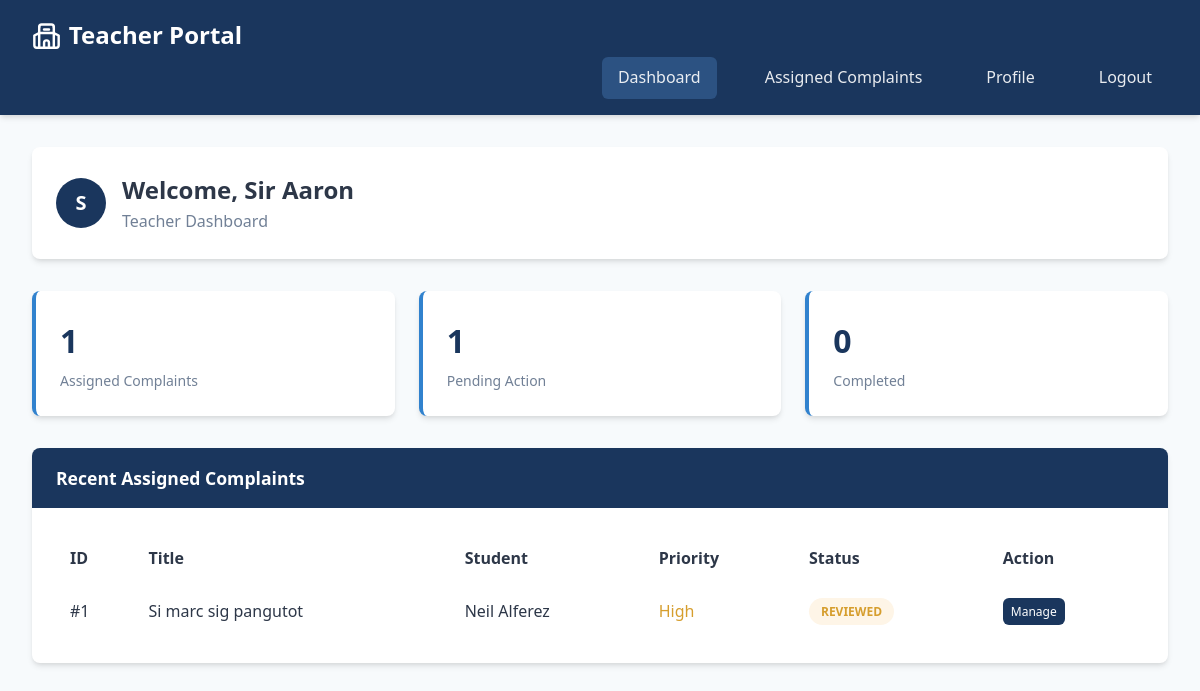
Page /teacher/dashboard.php (signed in) on the committed database.
### tables this page shows
CREATE TABLE `complaints` (
  `id` int(11) NOT NULL,
  `title` varchar(200) NOT NULL,
  `description` text NOT NULL,
  `category` enum('academic','facility','behavior','other') NOT NULL,
  `priority` enum('low','medium','high','urgent') DEFAULT 'medium',
  `status` enum('submitted','reviewed','in_progress','resolved','closed') DEFAULT 'submitted',
  `student_id` int(11) NOT NULL,
  `assigned_teacher_id` int(11) DEFAULT NULL,
  `created_at` timestamp NOT NULL DEFAULT current_timestamp(),
  `updated_at` timestamp NOT NULL DEFAULT current_timestamp() ON UPDATE current_timestamp(),
  `resolved_at` timestamp NULL DEFAULT NULL
);

CREATE TABLE `users` (
  `id` int(11) NOT NULL,
  `username` varchar(50) NOT NULL,
  `password` varchar(255) NOT NULL,
  `email` varchar(100) NOT NULL,
  `role` enum('student','teacher','admin') NOT NULL,
  `full_name` varchar(100) NOT NULL,
  `student_id` varchar(20) DEFAULT NULL,
  `department` varchar(50) DEFAULT NULL,
  `created_at` timestamp NOT NULL DEFAULT current_timestamp(),
  `status` enum('active','suspended') DEFAULT 'active'
);

### includes/db.php (called while the page is built, shortened)
<?php
class Database
{
    private static $instance = null;
    private $conn;
    private function __construct()
    {
        try {
            $this->conn = new mysqli(DB_HOST, DB_USER, DB_PASS, DB_NAME);
            $this->conn->set_charset("utf8mb4");
        } catch (Exception $e) {
            die("Database connection error: " . $e->getMessage());
        }
    }
    public static function getInstance()
    {
        if (self::$instance === null) {
            self::$instance = new self();
        }
        return self::$instance;
    }
    public function getConnection()
    {
        return $this->conn;
    }
}

### includes/functions.php (called while the page is built, shortened)
<?php
require_once 'db.php';
class ComplaintSystem
{
    private $db;
    public function __construct()
    {
        $database = Database::getInstance();
        $this->db = $database->getConnection();
    }
    public function getComplaints($filters = [])
    {
        $sql = "SELECT c.*, u.full_name as student_name, t.full_name as teacher_name
                FROM complaints c
                LEFT JOIN users u ON c.student_id = u.id
                LEFT JOIN users t ON c.assigned_teacher_id = t.id";
        $whereClauses = [];
        $params = [];
        $types = "";
        if ($_SESSION['user_role'] === 'student') {
            $whereClauses[] = "c.student_id = ?";
            $params[] = $_SESSION['user_id'];
            $types .= "i";
        } elseif ($_SESSION['user_role'] === 'teacher') {
            $whereClauses[] = "c.assigned_teacher_id = ?";
            $params[] = $_SESSION['user_id'];
            $types .= "i";
        }
        if (!empty($whereClauses)) {
            $sql .= " WHERE " . implode(" AND ", $whereClauses);
        }
        $sql .= " ORDER BY c.created_at DESC";
        $stmt = $this->db->prepare($sql);
        if (!empty($params)) {
            $stmt->bind_param($types, ...$params);
        }
        $stmt->execute();
        return $stmt->get_result()->fetch_all(MYSQLI_ASSOC);
    }
    public function getStats()
    {
        $role = $_SESSION['user_role'];
        $userId = $_SESSION['user_id'];
        $stats = [];
        $sql = "SELECT COUNT(*) as total FROM complaints";
        if ($role === 'student') {
            $sql .= " WHERE student_id = ?";
            $stmt = $this->db->prepare($sql);
            $stmt->bind_param("i", $userId);
        } elseif ($role === 'teacher') {
            $sql .= " WHERE assigned_teacher_id = ?";
            $stmt = $this->db->prepare($sql);
            $stmt->bind_param("i", $userId);
        } else {
            $stmt = $this->db->prepare($sql);
        }
        $stmt->execute();
        $stats['total'] = $stmt->get_result()->fetch_assoc()['total'];
        $sql = "SELECT COUNT(*) as pending FROM complaints WHERE status IN ('submitted', 'reviewed')";
        if ($role === 'student') {
            $sql .= " AND student_id = ?";
            $stmt = $this->db->prepare($sql);
            $stmt->bind_param("i", $userId);
        } elseif ($role === 'teacher') {
            $sql .= " AND assigned_teacher_id = ?";
            $stmt = $this->db->prepare($sql);
            $stmt->bind_param("i", $userId);
        } else {
            $stmt = $this->db->prepare($sql);
        }
        $stmt->execute();
        $stats['pending'] = $stmt->get_result()->fetch_assoc()['pending'];
        return $stats;
    }
}

### teacher/dashboard.php (the view, shortened to what this page needs)
<?php
require_once '../includes/functions.php';
$system = new ComplaintSystem();
$stats = $system->getStats();
?>
<!DOCTYPE html>
<html lang="en">
<head>
    <link rel="stylesheet" href="../assets/css/style.css">
    <link rel="stylesheet" href="../assets/css/dashboard.css">
</head>
<body>
    <nav class="navbar">
        <a href="#" class="navbar-brand">Teacher Portal</a>
        <div class="navbar-menu">
            <a href="dashboard.php" class="nav-link active">Dashboard</a>
            <a href="complaints.php" class="nav-link">Assigned Complaints</a>
            <a href="profile.php" class="nav-link">Profile</a>
            <a href="../logout.php" class="nav-link">Logout</a>
        </div>
    </nav>
    <div class="container">
        <div class="dashboard-header">
            <div class="user-info">
                <div class="user-avatar">
                    <?php echo substr($_SESSION['user_name'], 0, 1); ?>
                </div>
                <div>
                    <h2 style="margin: 0;">Welcome, <?php echo htmlspecialchars($_SESSION['user_name']); ?></h2>
                    <p style="margin: 0; color: var(--text-light);">Teacher Dashboard</p>
                </div>
            </div>
        </div>
        <div class="dashboard-grid">
            <div class="stat-card">
                <div class="stat-number"><?php echo $stats['total']; ?></div>
                <div class="stat-label">Assigned Complaints</div>
            </div>
            <div class="stat-card">
                <div class="stat-number"><?php echo $stats['pending']; ?></div>
                <div class="stat-label">Pending Action</div>
            </div>
            <div class="stat-card">
                <div class="stat-number"><?php echo $stats['total'] - $stats['pending']; ?></div>
                <div class="stat-label">Completed</div>
            </div>
        </div>
        <div class="card">
            <div class="card-header">Recent Assigned Complaints</div>
            <div class="card-body">
                <?php
                $recentComplaints = $system->getComplaints();
                $recentComplaints = array_slice($recentComplaints, 0, 5);
                if (empty($recentComplaints)):
                ?>
                    <p style="text-align: center; color: var(--text-light);">
                        No complaints assigned yet.
                    </p>
                <?php else: ?>
                    <table style="width: 100%;">
                        <thead>
                            <tr style="border-bottom: 2px solid var(--border);">
                                <th style="text-align: left; padding: 0.75rem;">ID</th>
                                <th style="text-align: left; padding: 0.75rem;">Title</th>
                                <th style="text-align: left; padding: 0.75rem;">Student</th>
                                <th style="text-align: left; padding: 0.75rem;">Priority</th>
                                <th style="text-align: left; padding: 0.75rem;">Status</th>
                                <th style="text-align: left; padding: 0.75rem;">Action</th>
                            </tr>
                        </thead>
                        <tbody>
                            <?php foreach ($recentComplaints as $complaint): ?>
                                <tr>
                                    <td style="padding: 0.75rem;">#<?php echo $complaint['id']; ?></td>
                                    <td style="padding: 0.75rem;"><?php echo htmlspecialchars($complaint['title']); ?></td>
                                    <td style="padding: 0.75rem;"><?php echo htmlspecialchars($complaint['student_name']); ?></td>
                                    <td style="padding: 0.75rem;">
                                        <span style="color: var(--<?php echo $complaint['priority'] == 'urgent' ? 'danger' : ($complaint['priority'] == 'high' ? 'warning' : 'text-light'); ?>);">
                                            <?php echo ucfirst($complaint['priority']); ?>
                                        </span>
                                    </td>
                                    <td style="padding: 0.75rem;">
                                        <span class="badge badge-<?php echo $complaint['status']; ?>">
                                            <?php echo ucfirst(str_replace('_', ' ', $complaint['status'])); ?>
                                        </span>
                                    </td>
                                    <td style="padding: 0.75rem;">
                                        <a href="complaints.php?view=<?php echo $complaint['id']; ?>" class="btn btn-primary" style="padding: 0.25rem 0.5rem; font-size: 0.75rem;">
                                            Manage
                                        </a>
                                    </td>
                                </tr>
                            <?php endforeach; ?>
                        </tbody>
                    </table>
                <?php endif; ?>
            </div>
        </div>
    </div>
</body>
</html>

### assets/css/style.css (style rules this page uses)
:root { --primary: #1a365d; --primary-light: #2c5282; --secondary: #3182ce; --success: #38a169; --warning: #d69e2e; --danger: #e53e3e; --info: #4299e1; --dark: #2d3748; --light: #f7fafc; --text: #2d3748; --text-light: #718096; --border: #e2e8f0; --shadow: 0 4px 6px -1px rgba(0, 0, 0, 0.1), 0 2px 4px -1px rgba(0, 0, 0, 0.06); --shadow-lg: 0 10px 15px -3px rgba(0, 0, 0, 0.1), 0 4px 6px -2px rgba(0, 0, 0, 0.05); }
* { margin: 0; padding: 0; box-sizing: border-box; }
body { font-family: "Segoe UI", Tahoma, Geneva, Verdana, sans-serif; background-color: var(--light); color: var(--text); line-height: 1.6; }
.navbar { background-color: var(--primary); padding: 1rem 2rem; box-shadow: var(--shadow); position: sticky; top: 0; z-index: 1000; }
.navbar-brand { color: white; font-size: 1.5rem; font-weight: bold; text-decoration: none; display: inline-flex; align-items: center; gap: 0.5rem; }
.navbar-brand::before { content: ""; width: 1.8rem; height: 1.8rem; background-color: currentColor; flex: 0 0 auto; }
.navbar-menu { display: flex; justify-content: flex-end; gap: 2rem; align-items: center; margin-left: auto; }
.nav-link { color: rgba(255, 255, 255, 0.9); text-decoration: none; padding: 0.5rem 1rem; border-radius: 0.375rem; transition: all 0.3s ease; position: relative; }
.nav-link.active { background-color: var(--primary-light); }
.container { max-width: 1200px; margin: 0 auto; padding: 2rem; }
.card { background: white; border-radius: 0.5rem; box-shadow: var(--shadow); overflow: hidden; transition: transform 0.2s, box-shadow 0.2s; }
.card-header { background-color: var(--primary); color: white; padding: 1rem 1.5rem; font-weight: 600; font-size: 1.1rem; }
.card-body { padding: 1.5rem; }
.btn { display: inline-flex; align-items: center; justify-content: center; gap: 0.5rem; padding: 13px; border: none; border-radius: 0.375rem; font-weight: 500; cursor: pointer; transition: all 0.3s ease; text-decoration: none; font-size: 0.875rem; }
.btn-primary { background-color: var(--primary); color: white; }
.badge { display: inline-block; padding: 0.25rem 0.75rem; border-radius: 9999px; font-size: 0.75rem; font-weight: 600; text-transform: uppercase; }
.badge-reviewed { background-color: #fef5e7; color: var(--warning); }
.dashboard-grid { display: grid; grid-template-columns: repeat(auto-fit, minmax(250px, 1fr)); gap: 1.5rem; margin-bottom: 2rem; }
.stat-card { background: white; padding: 1.5rem; border-radius: 0.5rem; box-shadow: var(--shadow); border-left: 4px solid var(--secondary); transition: transform 0.2s; }
.stat-number { font-size: 2rem; font-weight: bold; color: var(--primary); }
.stat-label { color: var(--text-light); font-size: 0.875rem; margin-top: 0.25rem; }

### assets/css/dashboard.css (style rules this page uses)
.dashboard-header { background: white; padding: 1.5rem; border-radius: 0.5rem; box-shadow: var(--shadow); margin-bottom: 2rem; display: flex; justify-content: space-between; align-items: center; flex-wrap: wrap; gap: 1rem; }
.user-info { display: flex; align-items: center; gap: 1rem; }
.user-avatar { width: 50px; height: 50px; border-radius: 50%; background-color: var(--primary); display: flex; align-items: center; justify-content: center; color: white; font-weight: bold; font-size: 1.25rem; }

### rows in the picture
complaints: id "1", title "Si marc sig pangutot", student.full_name "Neil Alferez", priority "High", status "REVIEWED"

### other values in the picture
substr($_SESSION['user_name'], 0, 1) "S"
$_SESSION['user_name'] "Sir Aaron"
$stats['total'] "1"
$stats['pending'] "1"
$stats['total'] - $stats['pending'] "0"
